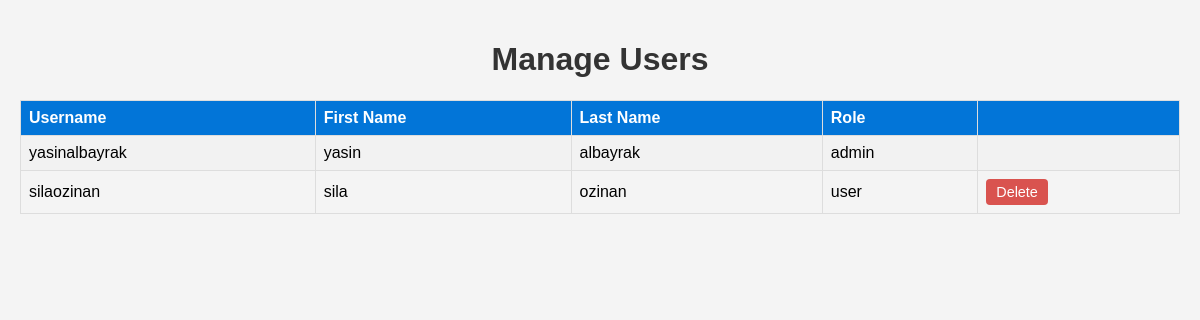
Page /manage-users/ (signed in) on the earlier database version.
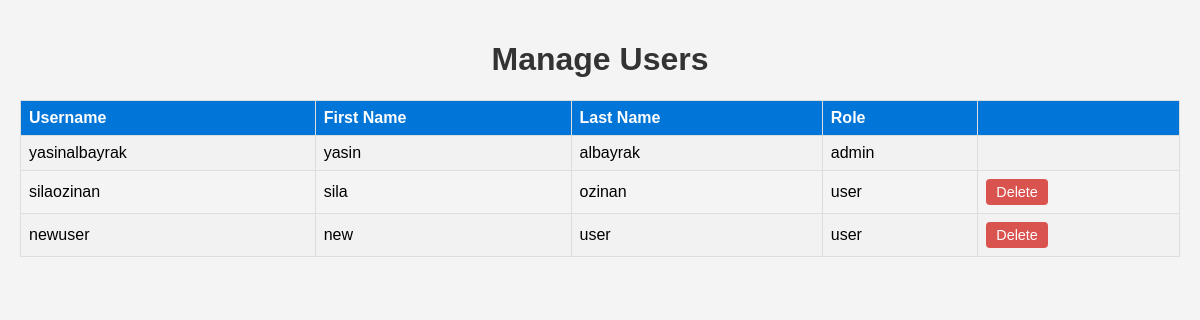
Same page on the later database version.
### russianNews/models.py (models this page shows, shortened)
class User(AbstractBaseUser, PermissionsMixin):
    ADMIN = 'admin'
    USER = 'user'
    ROLE_CHOICES = [
        (ADMIN, 'Admin'),
        (USER, 'User'),
    ]
    firstname = models.CharField(max_length=100)
    lastname = models.CharField(max_length=100)
    username = models.CharField(max_length=100, unique=True)
    password = models.CharField(max_length=100)
    role = models.CharField(max_length=10, choices=ROLE_CHOICES, default=USER)
    is_active = models.BooleanField(default=True)
    is_staff = models.BooleanField(default=False)
    objects = UserManager()
    USERNAME_FIELD = 'username'
    REQUIRED_FIELDS = []
    groups = models.ManyToManyField(
        'auth.Group',
        verbose_name='groups',
        blank=True,
        related_name="user_set_custom",  # Custom related_name
        help_text='The groups this user belongs to. A user will get all permissions granted to each of their groups.',
    )
    user_permissions = models.ManyToManyField(
        'auth.Permission',
        verbose_name='user permissions',
        blank=True,
        related_name="user_set_custom",  # Custom related_name
        help_text='Specific permissions for this user.',
    )
    class Meta:
        verbose_name = 'user'
        verbose_name_plural = 'users'

### russianNews/views.py (the view, shortened to what this page needs)
# urls.py: path('manage-users/', views.manage_users, name='manage_users'),
@login_required
@user_passes_test(lambda u: u.is_staff)
def manage_users(request):
    users = User.objects.all()
    return render(request, 'manage_users.html', {'users': users})

### russianNews/templates/manage_users.html (shortened to what this page needs)
{% load i18n %}
<!DOCTYPE html>
<html lang="en">
<head>
</head>
<body>
    <h1>{% trans 'Manage Users' %} </h1>
    <table>
        <tr>
            <th>{% trans 'Username' %} </th>
            <th>{% trans 'First Name' %}</th>
            <th>{% trans 'Last Name' %}</th>
            <th>{% trans 'Role' %}</th>
            <th></th>
        </tr>
        {% for user in users %}
        <tr>
            <td>{{ user.username }}</td>
            <td>{{ user.firstname }}</td>
            <td>{{ user.lastname }}</td>
            <td>{{ user.role }}</td>
            <td>
                {% if user.role == "user" %}
                    <form method="post" class="form-delete">
                        <button type="submit" name="delete_user" value="{{ user.id }}">{% trans 'Delete' %}</button>
                    </form>
                {% endif %}
            </td>
        </tr>
        {% endfor %}
    </table>
</body>
</html>

Differences in the rows shown:
added User: username "newuser", firstname "new", lastname "user", role "user", {{ user.id }} 14 (drawn)
